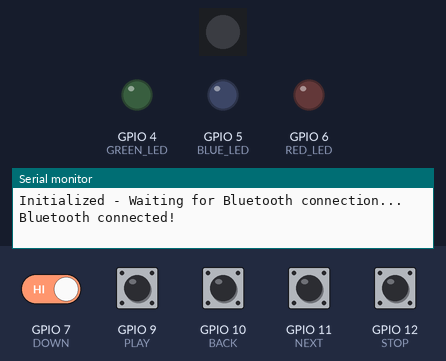
A sketch run on a simulated ESP32-S3. On the bench: 1 RGB LEDs in strip order, left to right, output pins drawn as LEDs (lit = HIGH), the last lines printed to the serial monitor. Dashed ring = blinking. Inputs (shaded band) come from the test bench; at power-on: GPIO 7 (DOWN), GPIO 9 (PLAY), GPIO 10 (BACK), GPIO 11 (NEXT), GPIO 12 (STOP) HIGH. USB keyboard and mouse output is not drawn.

Above: at 2.2 s.
2.3 s: GPIO 9 (PLAY) pulled LOW for 0.15 s
At 3.6 s:
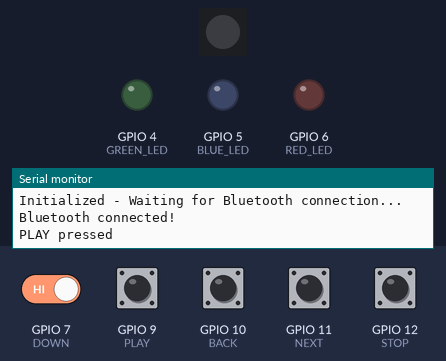
3.9 s: GPIO 10 (BACK) pulled LOW for 0.15 s
At 5.0 s:
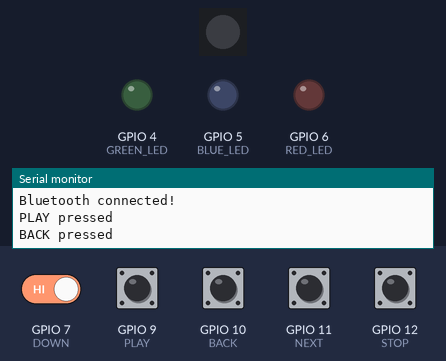
5.5 s: GPIO 11 (NEXT) pulled LOW for 0.15 s
At 6.2 s:
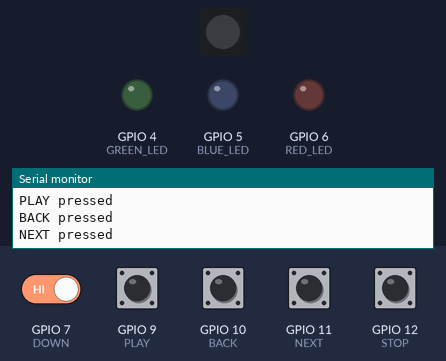
7.1 s: GPIO 12 (STOP) pulled LOW for 0.15 s
At 8.4 s:
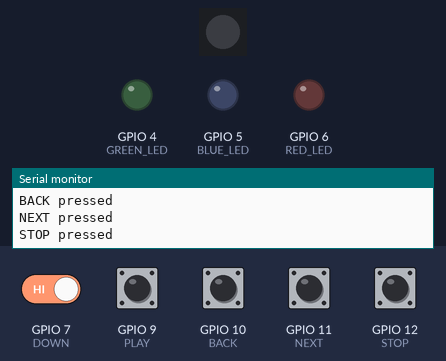
8.7 s: GPIO 7 (DOWN) driven LOW and GPIO 10 (BACK) driven LOW
At 9.8 s:
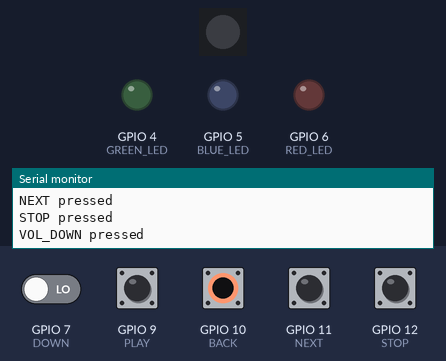
10.2 s: GPIO 11 (NEXT) pulled LOW for 1 s
At 30.15 s:
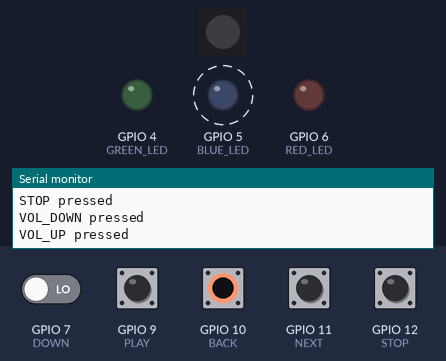
Timing chart, 0 to 31.5 s (numbered marks = the images above; inputs shaded):
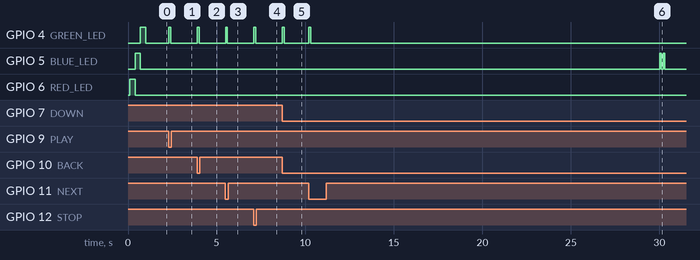

The sketch:

WS-ESP32-Media-Controller-PullUP.ino
```cpp
#include <Adafruit_NeoPixel.h>
#include <BleKeyboard.h>
#include <esp_sleep.h>

#define NEOPIXEL_PIN 21
#define NUMPIXELS 1
Adafruit_NeoPixel pixel(NUMPIXELS, NEOPIXEL_PIN, NEO_GRB + NEO_KHZ800);

#define RED_LED 6
#define BLUE_LED 5
#define GREEN_LED 4

// Button Pins (using INPUT_PULLUP)
#define DOWN        7  // Modifier button
#define PLAY        9
#define BACK       10
#define NEXT       11
#define STOP       12  // wake-up button (GPIO12)

BleKeyboard bleKeyboard("RM-MC25C", "Waveshare", 100);

// Deep sleep variables
#define DEEP_SLEEP_TIMEOUT 120000 // 2 minutes in milliseconds (disconnected)
#define INACTIVITY_TIMEOUT 300000 // 5 minutes in milliseconds (connected)
unsigned long lastActivityTime = 0;

void setup() {
  Serial.begin(115200);
  delay(100); // Stabilization delay

  // Check wakeup reason
  if(esp_sleep_get_wakeup_cause() == ESP_SLEEP_WAKEUP_EXT0) {
    ledWakeupFeedback(); // Visual confirmation
  }

  initializeComponents();

  pinMode(STOP, INPUT_PULLUP);  // Enable internal pull-up (backup)
  gpio_pullup_en(GPIO_NUM_12);  // Force strong pull-up
  esp_sleep_enable_ext0_wakeup(GPIO_NUM_12, LOW);  // Wake on LOW (button press)

  bleKeyboard.begin();
  Serial.println("Initialized - Waiting for Bluetooth connection...");
  lastActivityTime = millis();
}

void ledWakeupFeedback() {
  // Quick LED cycle (red->blue->green)
  digitalWrite(RED_LED, HIGH); delay(200);
  digitalWrite(RED_LED, LOW);
  digitalWrite(BLUE_LED, HIGH); delay(200);
  digitalWrite(BLUE_LED, LOW);
  digitalWrite(GREEN_LED, HIGH); delay(200);
  digitalWrite(GREEN_LED, LOW);
}

void initializeComponents() {
  // Initialize LEDs
  pinMode(RED_LED, OUTPUT);
  pinMode(BLUE_LED, OUTPUT);
  pinMode(GREEN_LED, OUTPUT);
  digitalWrite(RED_LED, LOW);
  digitalWrite(BLUE_LED, LOW);
  digitalWrite(GREEN_LED, LOW);

  // Initialize NeoPixel
  pixel.begin();
  pixel.clear();
  pixel.show();

  // Initialize buttons - special handling for GPIO12
  pinMode(DOWN, INPUT_PULLUP);  // Modifier button
  pinMode(PLAY, INPUT_PULLUP);
  pinMode(STOP, INPUT_PULLUP);
  pinMode(BACK, INPUT_PULLUP);
  pinMode(NEXT, INPUT_PULLUP);

  // Startup LED sequence
  digitalWrite(RED_LED, HIGH); delay(300);
  digitalWrite(RED_LED, LOW);
  digitalWrite(BLUE_LED, HIGH); delay(300);
  digitalWrite(BLUE_LED, LOW);
  digitalWrite(GREEN_LED, HIGH); delay(300);
  digitalWrite(GREEN_LED, LOW);
}

void loop() {
  if(bleKeyboard.isConnected()) {
    handleConnectedState();
  } else {
    handleDisconnectedState();
  }
  delay(10);
}

void handleConnectedState() {
  static unsigned long lastConnectionCheck = 0;
  static bool isConnected = false;

  if (!isConnected) {
    isConnected = true;
    lastActivityTime = millis();
    Serial.println("Bluetooth connected!");
    delay(100);
    digitalWrite(BLUE_LED, LOW);
  }

  if (millis() - lastConnectionCheck >= 30000) {
    for (int i = 0; i < 2; i++) {
      digitalWrite(BLUE_LED, HIGH);
      delay(100);
      digitalWrite(BLUE_LED, LOW);
      delay(100);
    }
    lastConnectionCheck = millis();
  }

  checkButtons();

  if (millis() - lastActivityTime > INACTIVITY_TIMEOUT) {
    enterDeepSleep();
  }
}

void handleDisconnectedState() {
  static unsigned long lastBlink = 0;

  // Fast blink when disconnected
  if(millis() - lastBlink > 200) {
    digitalWrite(BLUE_LED, !digitalRead(BLUE_LED));
    lastBlink = millis();
  }

  // Enter deep sleep after timeout (2 minutes)
  if(millis() - lastActivityTime > DEEP_SLEEP_TIMEOUT) {
    enterDeepSleep();
  }
}

void enterDeepSleep() {
  Serial.println("Entering deep sleep...");

  // Visual warning (3 red blinks)
  for(int i = 0; i < 3; i++) {
    digitalWrite(RED_LED, HIGH); delay(200);
    digitalWrite(RED_LED, LOW); delay(200);
  }

  // Cleanup
  pixel.clear(); pixel.show();
  digitalWrite(RED_LED, LOW);
  digitalWrite(BLUE_LED, LOW);
  digitalWrite(GREEN_LED, LOW);
  bleKeyboard.end();

  // Final preparations
  Serial.flush();
  delay(100);

  esp_deep_sleep_start();
}

void checkButtons() {
  checkButton(PLAY, "PLAY", [](){
    bleKeyboard.write(KEY_MEDIA_PLAY_PAUSE);
    lastActivityTime = millis(); // Reset activity timer
  });

  checkButton(STOP, "STOP", [](){
    bleKeyboard.write(KEY_MEDIA_PLAY_PAUSE);
    lastActivityTime = millis(); // Reset activity timer
  });

  checkButton(BACK, "BACK", "VOL_DOWN", [](){
    bleKeyboard.write(KEY_MEDIA_PREVIOUS_TRACK);
    lastActivityTime = millis(); // Reset activity timer
  }, [](){
    bleKeyboard.write(KEY_MEDIA_VOLUME_DOWN);
    lastActivityTime = millis(); // Reset activity timer
  });

  checkButton(NEXT, "NEXT", "VOL_UP", [](){
    bleKeyboard.write(KEY_MEDIA_NEXT_TRACK);
    lastActivityTime = millis(); // Reset activity timer
  }, [](){
    bleKeyboard.write(KEY_MEDIA_VOLUME_UP);
    lastActivityTime = millis(); // Reset activity timer
  });
}

// For buttons without secondary action
void checkButton(int button, const char* name, void (*action)()) {
  static bool lastStates[12] = {false};
  bool currentState = (digitalRead(button) == LOW);

  if(currentState != lastStates[button]) {
    delay(5); // Debounce
    currentState = (digitalRead(button) == LOW);

    if(currentState) {
      // Blink green once when any button is pressed
      digitalWrite(GREEN_LED, HIGH);
      Serial.print(name);
      Serial.println(" pressed");
      action();
      delay(100);
      digitalWrite(GREEN_LED, LOW);
    }

    lastStates[button] = currentState;
  }
}

// For buttons with secondary action (when DOWN is pressed)
void checkButton(int button, const char* name, const char* altName,
                void (*action)(), void (*altAction)()) {
  static bool lastStates[12] = {false};
  bool currentState = (digitalRead(button) == LOW);
  bool downPressed = (digitalRead(DOWN) == LOW);

  if(currentState != lastStates[button]) {
    delay(5); // Debounce
    currentState = (digitalRead(button) == LOW);

    if(currentState) {
      // Blink green once when any button is pressed
      digitalWrite(GREEN_LED, HIGH);
      if(downPressed) {
        Serial.print(altName);
        Serial.println(" pressed");
        altAction();
      } else {
        Serial.print(name);
        Serial.println(" pressed");
        action();
      }
      delay(100);
      digitalWrite(GREEN_LED, LOW);
    }

    lastStates[button] = currentState;
  }
}
```

Measured:
- after the input at 2.3 s, GPIO 4 (GREEN_LED): LOW → HIGH at once, → LOW 0.10 s later
- after the input at 3.9 s, GPIO 4 (GREEN_LED): LOW → HIGH at once, → LOW 0.10 s later
- after the input at 5.5 s, GPIO 4 (GREEN_LED): LOW → HIGH at once, → LOW 0.10 s later
- after the input at 7.1 s, GPIO 4 (GREEN_LED): LOW → HIGH at once, → LOW 0.10 s later
- after the input at 8.7 s, GPIO 4 (GREEN_LED): LOW → HIGH at once, → LOW 0.10 s later
- after the input at 10.2 s, GPIO 4 (GREEN_LED): LOW → HIGH at once, → LOW 0.10 s later
